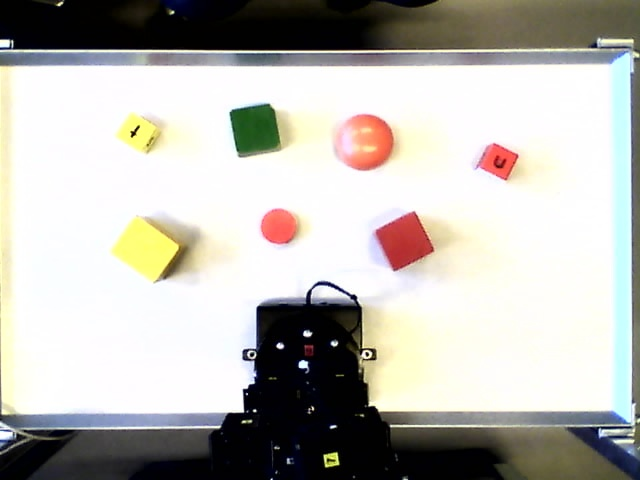
#> input picture tenderbot_vision/opencvlibrary/testimages/full_light_many_shapes.jpg, 640 x 480 px
$ python main.py testimages/full_light_many_shapes.jpg   (older library calls are emulated)
#> lines starting #> are read from the running program, lines starting #| are printed output that depends on the picture; after the words box and inside, x2 and y2 are one past the last pixel; in counts of white or black regions, pixels touching at a corner belong together
### tenderbot_vision/opencvlibrary/retrieveImage.py
#!/usr/bin/env python
import cv2
import numpy as np
import sys
import urllib
import errno
import os
from twisted.protocols.ftp import FileNotFoundError
import datetime

class RetrieveImage:
    BUFFER_SIZE = 64500

    def get_from_file(self, filename):
#> called with filename = 'testimages/full_light_many_shapes.jpg'
		print "Loading from file..."
		file = cv2.imread(filename, 1)
#> file is the input picture: shape (480, 640, 3); mean B, G, R 177.2, 183.2, 185.3
		if file is not None:
			print "Succesfully loaded file"
			return file
		else:
			print "Couldn't find file: " + filename
			raise FileNotFoundError(errno.ENOENT, os.strerror(errno.ENOENT), filename)

    # [30 lines left out: functions get_from_webcam, __fail_parameters, not called in this run]

# [29 lines that do not run on import are left out]

### tenderbot_vision/opencvlibrary/prepareimage.py
import cv2
import sys

import numpy as np

from configaccess import ConfigAccessor
from debugger import Debugger
from retrieveImage import RetrieveImage

# minDist=self.cfgAccessor.data['minDistance']


class PrepareImage:
    # [15 lines of commented-out code are left out]

    def __init__(self, image, cfgAccessor): #Constructor
        self.cfgAccessor = cfgAccessor
        self.image = image
        self.reducedNoiseImage = self.reduce_picturenoise(self.image)

    def greyscale(self, image=None):
        if image is None:
            image = self.image
        return cv2.cvtColor(image, cv2.COLOR_BGR2GRAY, 0) #turn image to grayscale ---> turn back to colour later
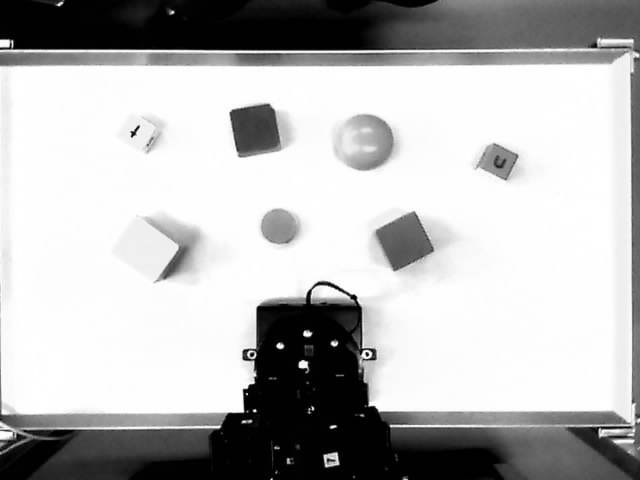
#> returned value: shape (480, 640); min 0, max 255, mean 183.1

    #reduce noise in picture
    def reduce_picturenoise(self, file):
        return cv2.medianBlur(file,5)

    #fill small holes and close "blobs"
    def threshold_image(self, debug=False, image=None):
        """
        Thresholds the image within the desired range and then dilates with a 3x3 matrix
        such that small holes are filled. Afterwards the 'blobs' are closed using a
        combination of dilate and erode
        """
#> called with debug = False
        if (image is None):
            image = self.image
        ret,th1 = cv2.threshold(image, self.cfgAccessor.data['thresholdValue'],255,cv2.THRESH_BINARY)
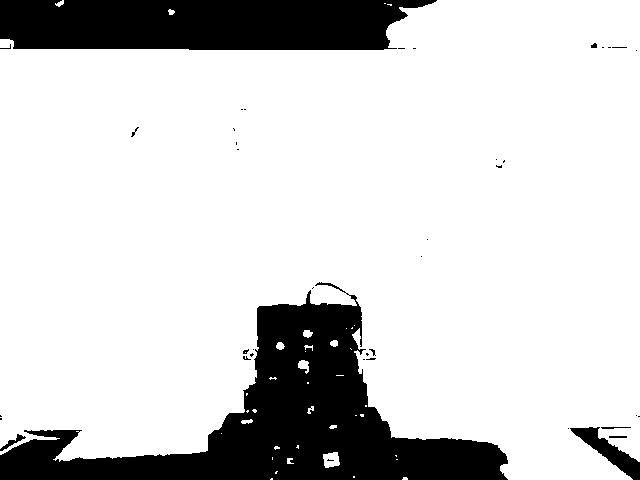
#> th1: shape (480, 640); 82.2% white; 40 black regions (32 under 20 px), largest, box (x1, y1, x2, y2) and area: (0, 282, 508, 480) 33626, (0, 0, 437, 50) 19549, (570, 427, 640, 480) 1169
#> ret = 50
        #TODO: Read about two commands below:
        resdi = cv2.dilate(th1,np.ones((self.cfgAccessor.data['dilatePixelsX'],self.cfgAccessor.data['dilatePixelsY']),np.uint8))
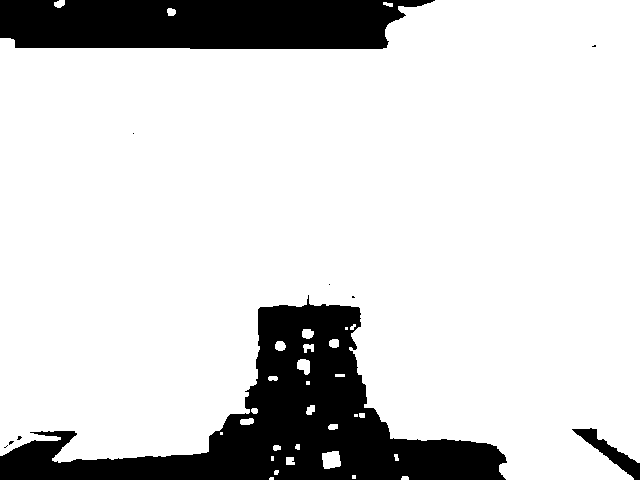
#> resdi: shape (480, 640); 83.3% white; 10 black regions (7 under 20 px), largest, box (x1, y1, x2, y2) and area: (0, 295, 507, 480) 31530, (0, 0, 435, 49) 18925, (572, 428, 640, 480) 942
        closing = cv2.morphologyEx(resdi, cv2.MORPH_CLOSE,np.ones((self.cfgAccessor.data['closePixelsX'],self.cfgAccessor.data['closePixelsY']),np.uint8))
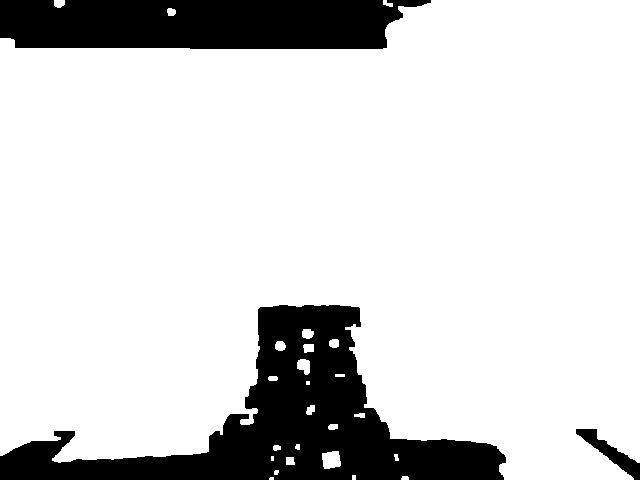
#> closing: shape (480, 640); 83.4% white; 3 black regions, box (x1, y1, x2, y2) and area: (0, 305, 506, 480) 31301, (0, 0, 431, 49) 18891, (576, 429, 640, 480) 928
        return closing

    #Colour information is present within the specified range
    def extract_single_color_range(self,lower=None,upper=None, color=None):
        if color is not None:
            upper, lower = self.__get_color(color)
        self.hsv = cv2.cvtColor(self.image, cv2.COLOR_BGR2HSV)
        mask = cv2.inRange(self.hsv, lower, upper)
        self.singleColorImage = cv2.bitwise_and(self.image,self.image, mask=mask)
        return self.singleColorImage

    def __get_color(self, color):
        self.lower_blue = np.array([self.cfgAccessor.data['lowBlue1'], 50, 50])
        self.upper_blue = np.array([self.cfgAccessor.data['upBlue1'], 255, 255])
        self.lower_green = np.array([self.cfgAccessor.data['lowGreen1'], 50, 50])
        self.upper_green = np.array([self.cfgAccessor.data['upGreen1'], 255, 255])
        self.lower_yellow = np.array([self.cfgAccessor.data['lowYel1'], 50, 50])
        self.upper_yellow = np.array([self.cfgAccessor.data['upYel1'], 255, 255])
        self.lower_red = np.array([self.cfgAccessor.data['lowRed1'], 50, 50])
        self.upper_red = np.array([self.cfgAccessor.data['upRed1'], 255, 255])
        if color == 'red':
            return self.upper_red, self.lower_red
        if color == 'blue':
            return self.upper_blue, self.lower_blue
        if color == 'green':
            return self.upper_green, self.lower_green
        if color == 'yellow':
            return self.upper_yellow, self.lower_yellow
        if color == 'all':
            return np.array([255, 255, 255]), np.array([0,0,0])
        raise Exception("Invalid color. Choose red, green, yellow or blue")


# [10 lines that do not run on import are left out]
    #Debugger.show_image(prepareImg.imageGrey)

### tenderbot_vision/opencvlibrary/objectrecognizer.py
import cv2.cv as cv

import cv2
import numpy as np


class ObjectRecognizer:
    def __init__(self, image, cfgAccessor):
        self.image = image
        self.cfgAccessor = cfgAccessor

    def draw_circles(self, circles, image):
        if circles is None:
            return image
        for i in circles[0,:]:
            # draw the outer circle
            cv2.circle(image,(i[0],i[1]),i[2],(0,255,0),2)
            # draw the center of the circle
            cv2.circle(image,(i[0],i[1]),2,(0,0,255),3)
        return image

    def find_circles(self, image=None):
        if (image is None):
            image = self.image
        circles = cv2.HoughCircles(image=image,
                                   method=cv.CV_HOUGH_GRADIENT,
                                   dp=self.cfgAccessor.data['dp'],
                                   minDist=self.cfgAccessor.data['minDistance'],
                                   param1=self.cfgAccessor.data['param1'],
                                   param2=self.cfgAccessor.data['param2'],
                                   minRadius=self.cfgAccessor.data['minRadius'],
                                   maxRadius=self.cfgAccessor.data['maxRadius'])
        if circles is not None:
            circles = np.uint16(np.around(circles))
        return circles

    def find_and_draw_circles(self, image=None):
        if (image is None):
            image = self.image
        color_image = cv2.cvtColor(image,cv2.COLOR_GRAY2BGR)
        circles = self.find_circles(image)
        if circles is not None:
            return self.draw_circles(circles, color_image)
        return color_image

### tenderbot_vision/opencvlibrary/configaccess.py
import json
import numpy as np
import os
import sys
from threading import Timer

class FileReader:
    def __init__(self, configName):
        self.configName = configName
        self.modifiedDate = os.path.getmtime(configName)
        with open(self.configName, 'r') as f:
            self.data = json.load(f)

    # [9 lines left out: function read_data, not called in this run]


class FileWriter:
    @staticmethod
    def write_data(configName, data):
        with open(configName, 'w') as outfile:
            json.dump(data, outfile)

class ConfigAccessor:
    data = {}
    timer = None
    reader = None

    def __init__(self, configName, location=''):
        if location == 'catkin':
            configName = '/home/ubuntu/catkin_ws/' + configName
        self.configName = configName + ".json"
        print "Config path: " + self.configName
        try:
            self.reader = FileReader(self.configName)
        except OSError:
            self.__populate_default_data()
            FileWriter.write_data(self.configName, self.data)

    def start_reading(self):
        try:
            if self.reader == None:
                self.reader = FileReader(self.configName)
            self.data = self.reader.read_data()
            print(self.data)
        except OSError:
            self.__populate_default_data()
            FileWriter.write_data(self.configName, self.data)
        self.timer = Timer(self.data["configUpdateRate"], lambda: self.start_reading())
        self.timer.start()

    # [5 lines left out: function stop_reading, not called in this run]

    def setValue(self, key, value):
        self.data[key] = value
        FileWriter.write_data(self.configName, self.data)

    def __populate_default_data(self):
        self.data = {
            'exposure' : 1,
            'configUpdateRate': 5,
	        'webcamFPS': 5000.0,
            'isDebug': True,
            'thresholdValue': 50,
            'dp': 1,
            'minDistance': 20,
            'minRadius': 0,
            'maxRadius': 120,
            'param1': 100,
            'param2': 10,
            'dilatePixelsX': 3,
            'dilatePixelsY': 3,
            'closePixelsX': 5,
            'closePixelsY': 5,
            'lowBlue1' : 100,
            'upBlue1' : 130,
            'lowGreen1': 35,
            'upGreen1': 20,
            'lowYel1': 30,
            'upYel1': 130,
            'lowRed1': 0,
            'upRed1': 20,
            'circleColor': 'all'
        }

    def __exit__(self):
        print "destructor configaccess called"
        self.stop_reading()

# [2 lines that do not run on import are left out]

### tenderbot_vision/opencvlibrary/debugger.py
import cv2

from configaccess import ConfigAccessor


class Debugger:

    images_showing = 0
    @staticmethod
    def show_image(img, fps=-1, name="Debug", show_once=False):
        Debugger.images_showing += Debugger.images_showing
        cv2.imshow(name, img)
        if (show_once):
            key = cv2.waitKey()
        else:
            if Debugger.images_showing > 1:
                fps = 500 / Debugger.images_showing
            key = cv2.waitKey(int(fps))
            if key is not -1:
                exit(0)

### tenderbot_vision/opencvlibrary/main.py
import numpy as np

from objectrecognizer import ObjectRecognizer
from prepareimage import PrepareImage
from retrieveImage import RetrieveImage
from debugger import Debugger
from configaccess import ConfigAccessor
import sys

CONFIG_FILENAME = 'tenderbot'

cfg = ConfigAccessor(CONFIG_FILENAME)
cfg.start_reading()

'''DEBUG VALUES'''
DEBUG = True

imgrtriever = RetrieveImage()
while True:
    try:
        DEBUG = cfg.data['isDebug']
        FPS = float(cfg.data['webcamFPS'])
        if (len(sys.argv) < 2):
            #img = imgrtriever.get_from_file('testimages/full_light_many_shapes.jpg')
            img = imgrtriever.get_from_webcam(takes=cfg.data['exposure'])
        else:
            img = imgrtriever.get_from_file(sys.argv[1])
        imgPreparer = PrepareImage(image=img, cfgAccessor=cfg)
        #TODO: Extract single color range, to create pseudo-8bit config
        single_channelImg = imgPreparer.extract_single_color_range(color=cfg.data['circleColor'])
        greyImg = imgPreparer.greyscale(single_channelImg)
        treshholded_img = imgPreparer.threshold_image(image=greyImg)
        objectRgn = ObjectRecognizer(treshholded_img, cfgAccessor=cfg)
        circles = objectRgn.find_circles(treshholded_img);
#> in find_circles, `circles = cv2.HoughCircles(image=image, method=cv.CV_HOUGH_GRADIENT, d..`: circles = 34 rows, first 8: [304.5, 399.5, 61.1], [280.5, 388.5, 84.5], [320.5, 382.5, 79.5], [308.5, 447.5, 81.6], [284.5, 359.5, 55.6], [246.5, 346.5, 66.5], [308.5, 425.5, 69.1], [290.5, 416.5, 48]
#> in find_circles, `circles = np.uint16(np.around(circles))`: circles = 34 rows, first 8: [304, 400, 61], [280, 388, 84], [320, 382, 80], [308, 448, 82], [284, 360, 56], [246, 346, 66], [308, 426, 69], [290, 416, 48]
        if (circles is not None):
            objectRgn.draw_circles(circles, img)
#> the loop in draw_circles, `for i in circles[0,:]:` made 34 passes
#> after the loop in draw_circles, `for i in circles[0,:]:`:
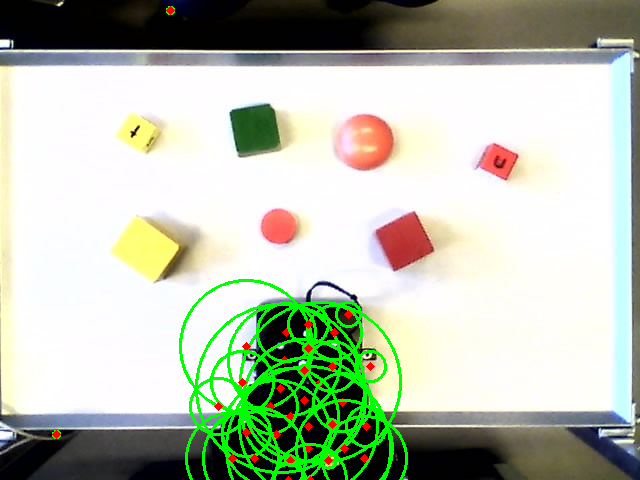
#> image: shape (480, 640, 3); mean B, G, R 174, 191.9, 183.2
        circleImg = objectRgn.find_and_draw_circles()
#> in find_circles (call 2), `circles = cv2.HoughCircles(image=image, method=cv.CV_HOUGH_GRADIENT, d..`: circles = 34 rows, first 8: [304.5, 399.5, 61.1], [280.5, 388.5, 84.5], [320.5, 382.5, 79.5], [308.5, 447.5, 81.6], [284.5, 359.5, 55.6], [246.5, 346.5, 66.5], [308.5, 425.5, 69.1], [290.5, 416.5, 48]
#> in find_circles (call 2), `circles = np.uint16(np.around(circles))`: circles = 34 rows, first 8: [304, 400, 61], [280, 388, 84], [320, 382, 80], [308, 448, 82], [284, 360, 56], [246, 346, 66], [308, 426, 69], [290, 416, 48]
#> the loop in draw_circles (call 2), `for i in circles[0,:]:` made 34 passes
#> after the loop in draw_circles (call 2), `for i in circles[0,:]:`:
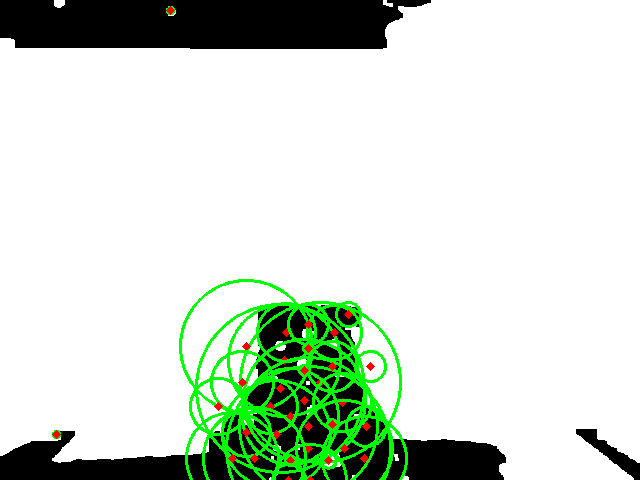
#> image: shape (480, 640, 3); mean B, G, R 207.8, 219.7, 208.9
        if (DEBUG):
            Debugger.show_image(single_channelImg, FPS, "Debug_SingleChannel")
#> (key Esc is pressed here)
#> (the program exits here)

$ run again, with tenderbot_vision/opencvlibrary/testimages/full_light_empty_table.jpg copied over tenderbot_vision/opencvlibrary/testimages/full_light_many_shapes.jpg
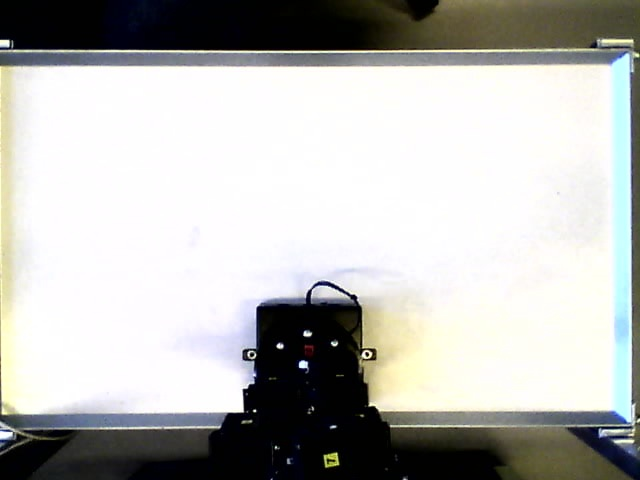
#> input picture tenderbot_vision/opencvlibrary/testimages/full_light_empty_table.jpg, 640 x 480 px
#> in get_from_file, file is the input picture: shape (480, 640, 3); mean B, G, R 180.8, 184, 183.6
#> self.hsv: shape (480, 640, 3); mean H, S, V 59.3, 43.8, 187.1
#> mask: shape (480, 640); every value is 255
#> in threshold_image, `ret,th1 = cv2.threshold(image, self.cfgAccessor.data['thresholdValue']..`:
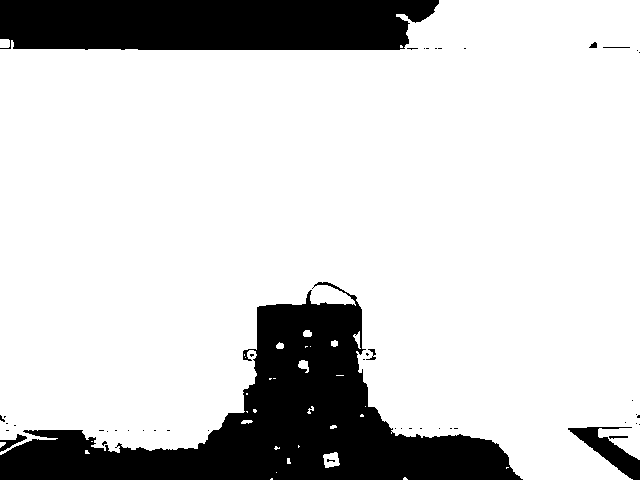
#> th1: shape (480, 640); 81% white; 47 black regions (39 under 20 px), largest, box (x1, y1, x2, y2) and area: (0, 282, 523, 480) 36041, (0, 0, 439, 50) 20602, (568, 427, 640, 480) 1371
#> ret = 50
#> resdi: shape (480, 640); 82% white; 18 black regions (14 under 20 px), largest, box (x1, y1, x2, y2) and area: (0, 295, 520, 480) 33999, (0, 0, 438, 49) 20017, (571, 428, 640, 480) 1095, (0, 436, 25, 450) 69
#> closing: shape (480, 640); 82.1% white; 3 black regions, box (x1, y1, x2, y2) and area: (0, 304, 519, 480) 33865, (0, 0, 438, 49) 20010, (575, 428, 640, 480) 1081
#> in find_circles, `circles = cv2.HoughCircles(image=image, method=cv.CV_HOUGH_GRADIENT, d..`: circles = 22 rows, first 8: [307.5, 396.5, 59.2], [308.5, 317.5, 51.9], [282.5, 379.5, 75.7], [247.5, 455.5, 42.8], [335.5, 363.5, 59.8], [335.5, 409.5, 105.5], [344.5, 447.5, 48.5], [275.5, 401.5, 31.5]
#> in find_circles, `circles = np.uint16(np.around(circles))`: circles = 22 rows, first 8: [308, 396, 59], [308, 318, 52], [282, 380, 76], [248, 456, 43], [336, 364, 60], [336, 410, 106], [344, 448, 48], [276, 402, 32]
#> the loop in draw_circles, `for i in circles[0,:]:` made 22 passes
#> in find_circles (call 2), `circles = cv2.HoughCircles(image=image, method=cv.CV_HOUGH_GRADIENT, d..`: circles = 22 rows, first 8: [307.5, 396.5, 59.2], [308.5, 317.5, 51.9], [282.5, 379.5, 75.7], [247.5, 455.5, 42.8], [335.5, 363.5, 59.8], [335.5, 409.5, 105.5], [344.5, 447.5, 48.5], [275.5, 401.5, 31.5]
#> in find_circles (call 2), `circles = np.uint16(np.around(circles))`: circles = 22 rows, first 8: [308, 396, 59], [308, 318, 52], [282, 380, 76], [248, 456, 43], [336, 364, 60], [336, 410, 106], [344, 448, 48], [276, 402, 32]
#> the loop in draw_circles (call 2), `for i in circles[0,:]:` made 22 passes
#> after the loop in draw_circles (call 2), `for i in circles[0,:]:`:
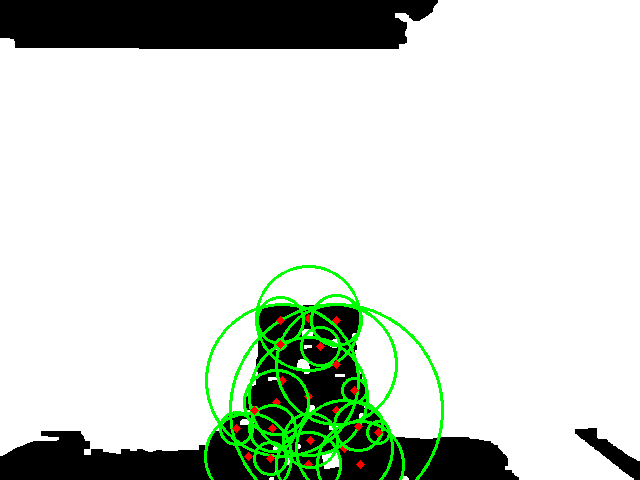
#> image: shape (480, 640, 3); mean B, G, R 206.5, 215.3, 207.1
